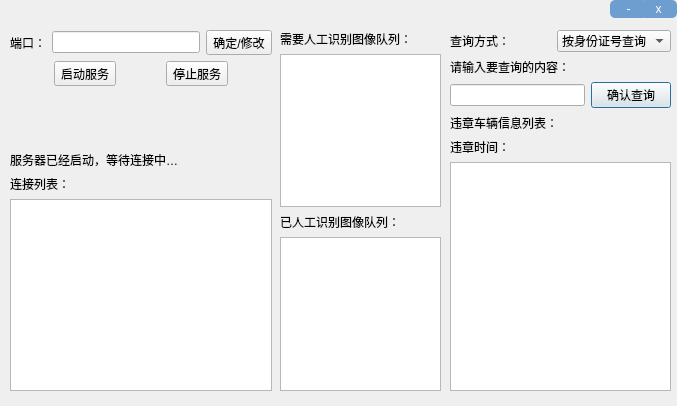
<?xml version="1.0" encoding="UTF-8"?>
<ui version="4.0">
 <class>mainDialog</class>
 <widget class="QDialog" name="mainDialog">
  <property name="geometry">
   <rect>
    <x>0</x>
    <y>0</y>
    <width>677</width>
    <height>406</height>
   </rect>
  </property>
  <property name="windowTitle">
   <string>Dialog</string>
  </property>
  <widget class="QLabel" name="label">
   <property name="geometry">
    <rect>
     <x>0</x>
     <y>0</y>
     <width>681</width>
     <height>411</height>
    </rect>
   </property>
   <property name="text">
    <string/>
   </property>
   <property name="pixmap">
    <pixmap resource="image.qrc">:/image/receive_2.png</pixmap>
   </property>
  </widget>
  <widget class="QToolButton" name="btn_close">
   <property name="geometry">
    <rect>
     <x>640</x>
     <y>0</y>
     <width>37</width>
     <height>18</height>
    </rect>
   </property>
   <property name="styleSheet">
    <string notr="true">font: 75 12pt &quot;微软雅黑&quot;;
background-color: rgb(110, 158, 207);
color: rgb(255, 255, 255);
border-radius:5px;</string>
   </property>
   <property name="text">
    <string>x</string>
   </property>
  </widget>
  <widget class="QWidget" name="layoutWidget_3">
   <property name="geometry">
    <rect>
     <x>10</x>
     <y>30</y>
     <width>262</width>
     <height>361</height>
    </rect>
   </property>
   <layout class="QVBoxLayout" name="verticalLayout_10">
    <item>
     <layout class="QVBoxLayout" name="verticalLayout_11">
      <item>
       <layout class="QHBoxLayout" name="horizontalLayout_6">
        <item>
         <layout class="QHBoxLayout" name="horizontalLayout_7">
          <item>
           <widget class="QLabel" name="l_port_2">
            <property name="text">
             <string>端口：</string>
            </property>
           </widget>
          </item>
          <item>
           <widget class="QLineEdit" name="le_port"/>
          </item>
          <item>
           <widget class="QToolButton" name="btn_modify">
            <property name="text">
             <string>确定/修改</string>
            </property>
           </widget>
          </item>
         </layout>
        </item>
       </layout>
      </item>
      <item>
       <layout class="QHBoxLayout" name="horizontalLayout_8">
        <item>
         <widget class="QToolButton" name="btn_startServe">
          <property name="text">
           <string>启动服务</string>
          </property>
         </widget>
        </item>
        <item>
         <widget class="QToolButton" name="btn_stopServe">
          <property name="text">
           <string>停止服务</string>
          </property>
         </widget>
        </item>
       </layout>
      </item>
     </layout>
    </item>
    <item>
     <layout class="QVBoxLayout" name="verticalLayout_12">
      <item>
       <spacer name="verticalSpacer_2">
        <property name="orientation">
         <enum>Qt::Vertical</enum>
        </property>
        <property name="sizeHint" stdset="0">
         <size>
          <width>20</width>
          <height>40</height>
         </size>
        </property>
       </spacer>
      </item>
      <item>
       <widget class="QLabel" name="l_serverstate_2">
        <property name="text">
         <string>服务器已经启动，等待连接中…</string>
        </property>
       </widget>
      </item>
      <item>
       <widget class="QLabel" name="l_connectList_2">
        <property name="text">
         <string>连接列表：</string>
        </property>
       </widget>
      </item>
      <item>
       <widget class="QListView" name="lv_connectList"/>
      </item>
     </layout>
    </item>
   </layout>
  </widget>
  <widget class="QWidget" name="layoutWidget_2">
   <property name="geometry">
    <rect>
     <x>280</x>
     <y>30</y>
     <width>161</width>
     <height>361</height>
    </rect>
   </property>
   <layout class="QVBoxLayout" name="verticalLayout_13">
    <item>
     <layout class="QVBoxLayout" name="verticalLayout_14">
      <item>
       <widget class="QLabel" name="l_needRecognitize_2">
        <property name="text">
         <string>需要人工识别图像队列：</string>
        </property>
       </widget>
      </item>
      <item>
       <widget class="QTableView" name="lv_needRecognize"/>
      </item>
     </layout>
    </item>
    <item>
     <layout class="QVBoxLayout" name="verticalLayout_15">
      <item>
       <widget class="QLabel" name="l_recognized_2">
        <property name="text">
         <string>已人工识别图像队列：</string>
        </property>
       </widget>
      </item>
      <item>
       <widget class="QTableView" name="lv_recognized"/>
      </item>
     </layout>
    </item>
   </layout>
  </widget>
  <widget class="QWidget" name="layoutWidget">
   <property name="geometry">
    <rect>
     <x>450</x>
     <y>30</y>
     <width>221</width>
     <height>361</height>
    </rect>
   </property>
   <layout class="QVBoxLayout" name="verticalLayout_16">
    <item>
     <layout class="QVBoxLayout" name="verticalLayout_17">
      <item>
       <layout class="QHBoxLayout" name="horizontalLayout_9">
        <item>
         <widget class="QLabel" name="l_queryWay_2">
          <property name="text">
           <string>查询方式：</string>
          </property>
         </widget>
        </item>
        <item>
         <widget class="QComboBox" name="cb_queryWay">
          <item>
           <property name="text">
            <string>按身份证号查询</string>
           </property>
          </item>
          <item>
           <property name="text">
            <string>按车牌号查询</string>
           </property>
          </item>
          <item>
           <property name="text">
            <string>按姓名查询</string>
           </property>
          </item>
         </widget>
        </item>
       </layout>
      </item>
      <item>
       <widget class="QLabel" name="l_queryContent_2">
        <property name="text">
         <string>请输入要查询的内容：</string>
        </property>
       </widget>
      </item>
      <item>
       <layout class="QHBoxLayout" name="horizontalLayout_10">
        <item>
         <widget class="QLineEdit" name="le_query">
          <property name="text">
           <string/>
          </property>
         </widget>
        </item>
        <item>
         <widget class="QPushButton" name="btn_query">
          <property name="text">
           <string>确认查询</string>
          </property>
         </widget>
        </item>
       </layout>
      </item>
     </layout>
    </item>
    <item>
     <layout class="QVBoxLayout" name="verticalLayout_18">
      <item>
       <widget class="QLabel" name="l_infoList_2">
        <property name="text">
         <string>违章车辆信息列表：</string>
        </property>
       </widget>
      </item>
      <item>
       <widget class="QLabel" name="l_info_2">
        <property name="text">
         <string>违章时间：</string>
        </property>
       </widget>
      </item>
      <item>
       <widget class="QTableView" name="tv_infoList">
        <property name="selectionBehavior">
         <enum>QAbstractItemView::SelectRows</enum>
        </property>
       </widget>
      </item>
     </layout>
    </item>
   </layout>
  </widget>
  <widget class="QToolButton" name="btn_min">
   <property name="geometry">
    <rect>
     <x>610</x>
     <y>0</y>
     <width>37</width>
     <height>18</height>
    </rect>
   </property>
   <property name="styleSheet">
    <string notr="true">font: 75 12pt &quot;微软雅黑&quot;;
background-color: rgb(110, 158, 207);
color: rgb(255, 255, 255);
border-radius:5px;</string>
   </property>
   <property name="text">
    <string>-</string>
   </property>
  </widget>
 </widget>
 <resources>
  <include location="image.qrc"/>
 </resources>
 <connections/>
</ui>
